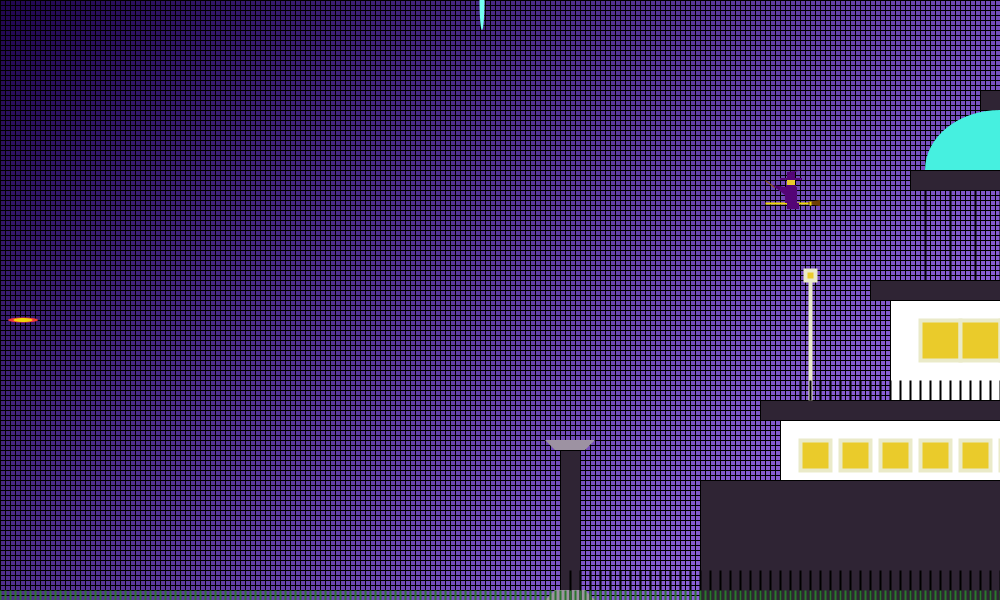
Frame 1 (no input)
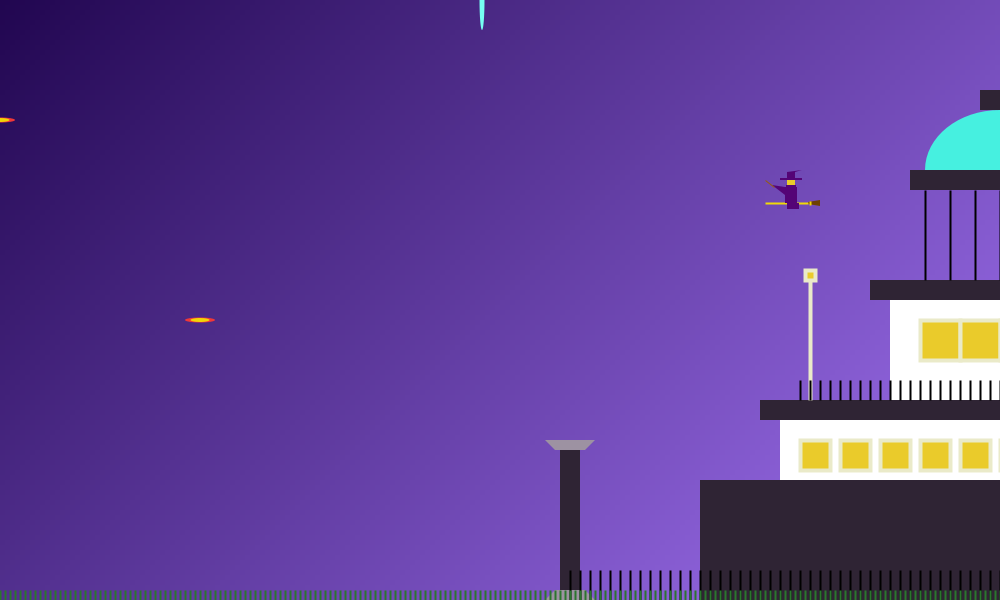
Frame 60 (the mouse pressed at the canvas centre just before this capture)
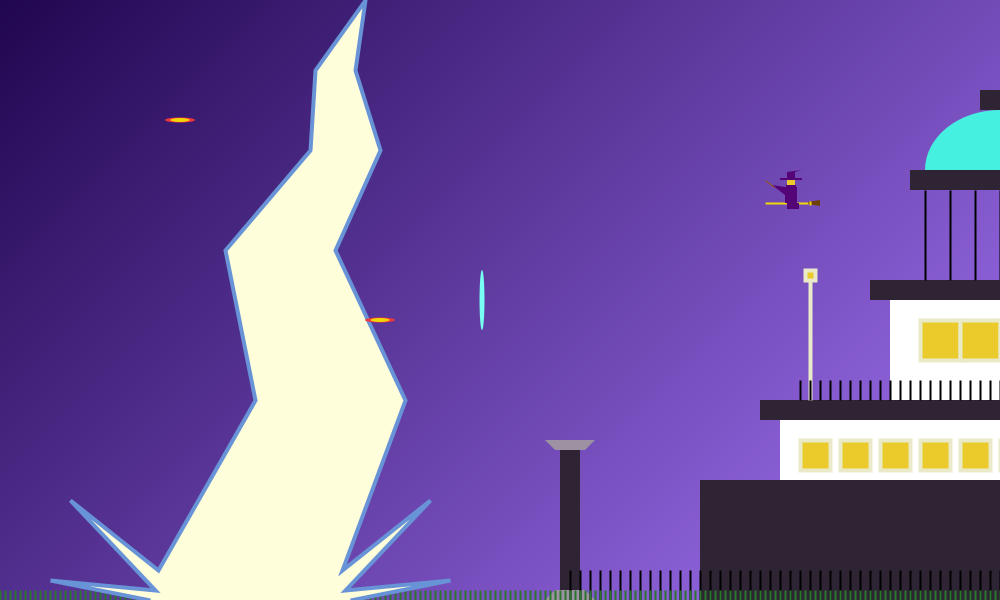
Frame 120 (the mouse held since frame 60 and released just before this capture)

The Processing sketch that drew these frames (run headless with seeded random() and noise(); from frame 60 on, the mouse is pressed at the canvas centre):

// Processing sketch: NBAZUZU6
// ── NBAZUZU6.pde
int radius =20;
float x = radius;
float xx = radius-200;
float xxx= radius-400;
float xxxx = radius-600;
float xxxxx = radius-800;
float speed  = 3;
float y = 320;
float yy = 120;
float yyy = 520;
float yyyy = 220;
float yyyyy = 420;
int count =0;
int ryo ;


void setup() {
  size(1000, 600);
  textSize(100);
  textAlign(CENTER);
  count = 0;
}


void draw() {

  if (ryo == 1) {
    gameOver();
  } else {
    gamePlay();
  }
}

void gamePlay() {

  color c1 =color(#210650);
  color c2 =color(#A475F7);
  for (float g1 = 0; g1<width; g1 +=5) {
    for (float g2 = 0; g2<height; g2 +=5) {
      color c3 =lerpColor(c1, c2, (g1+g2)/(width + height));
      fill(c3);
      rect(g1, g2, 5, 5);
    }
  }


  fill(#2F2434);
  rect(560, 450, 20, 150);
  rect(700, 480, 300, 120);
  fill(255);
  rect(780, 420, 220, 60);
  fill(#2F2434);
  rect(760, 400, 240, 20);
  fill(255);
  rect(890, 300, 120, 100);
  fill(#2F2434);
  rect(870, 280, 130, 20);
  fill(#2F2434);
  rect(910, 170, 90, 20);
  fill(#2F2434);
  rect(980, 90, 20, 20);
  noStroke();
  fill(#6F4003);
  quad(808, 204, 808, 202, 820, 200, 820, 206);
  strokeWeight(4);
  strokeCap(SQUARE);
  fill(#46F0E0);
  arc(width, 170, 150, 120, PI, TWO_PI);
  stroke(#F0D907);
  strokeWeight(2);
  line(765, 203, 808, 203);
  line(810, 201, 810, 205);
  noStroke();
  fill(#9D92A2);
  quad(555, 450, 545, 440, 595, 440, 585, 450);
  quad(555, 590, 545, 600, 595, 600, 585, 590);
  fill(#540476);
  beginShape();
  vertex(780, 180);
  vertex(780, 178);
  vertex(787, 178);
  vertex(787, 172);
  vertex(802, 170);
  vertex(795, 172);
  vertex(795, 178);
  vertex(802, 178);
  vertex(802, 180);
  endShape(CLOSE);
  rect(786, 185, 10, 2);
  rect(785, 187, 12, 16);
  rect(787, 203, 12, 6);
  triangle(785, 187, 772, 185, 785, 195);
  stroke(#955B0E);
  strokeWeight(1);
  line(765, 180, 774, 187);
  noStroke();
  fill(#EACB2B);
  rect(787, 180, 8, 5);
  stroke(#EAEAC9);
  strokeWeight(4);
  line(810, 280, 810, 400);
  fill(#EACB2B);
  rect(805, 270, 10, 10);
  for (int d =920; d <=1000; d+=40) {
    rect(d, 320, 40, 40);
  }
  for (int e =800; e<=1000; e+=40) {
    rect(e, 440, 30, 30);
  }
  stroke(0);
  strokeWeight(2);
  for (int a =925; a <=1000; a += 25) {
    line(a, 190, a, 280);
  }
  for (int b = 570; b<=1000; b +=10) {
    line(b, 570, b, height);
  }
  for (int c =800; c <=1000; c +=10) {
    line(c, 380, c, 400);
  }
  stroke(#2B762E);
  strokeWeight(2);
  for (int kusa = 0; kusa<=1000; kusa += 5) {
    line(kusa, 590, kusa, height);
  }

  noStroke();
  fill(#F0EAB5, 80);
  fill(#76FFF2);
  ellipse(482, mouseY, radius-15, radius+40);
  fill(#76FFF2);

  if (mousePressed) {
    stroke(#6893D6);
    strokeWeight(4);
    fill(#FFFEDB);
    beginShape();
    vertex(350, 600);
    vertex(450, 580);
    vertex(345, 590);
    vertex(430, 500);
    vertex(342, 570);
    vertex(405, 400);
    vertex(335, 250);
    vertex(380, 150);
    vertex(355, 70);
    vertex(365, 0);
    vertex(315, 70);
    vertex(310, 150);
    vertex(225, 250);
    vertex(255, 400);
    vertex(158, 570);
    vertex(70, 500);
    vertex(155, 590);
    vertex(50, 580);
    vertex(150, 600);
    endShape();
  }

  noStroke();

  x += speed;
  if (x>450+radius && mouseY > y-radius-10 && mouseY <y+radius+10 ) {
    x=-radius-500;
    count = count + 1;
    speed += 0.3;
    y+=50;
    if (y>600) {
      y=20;
    }
  }


  fill(#F03838);
  ellipse(x, y, radius+10, radius-15);
  fill(#F0D507);
  ellipse(x, y, radius-1, radius-16);

  xx += speed;
  if (xx>450+radius && mouseY > yy-radius-10 && mouseY <yy+radius+10 ) {
    xx=-radius-500;
    count = count + 1;
    speed += 0.2;
    yy+=100;
    if (yy>600) {
      yy=20;
    }
  }

  fill(#F03838);
  ellipse(xx, yy, radius+10, radius-15);
  fill(#F0D507);
  ellipse(xx, yy, radius-1, radius-16);

  xxx += speed;
  if (xxx>450+radius && mouseY > yyy-radius-10 && mouseY <yyy+radius+10 ) {
    xxx=-radius-500;
    count = count + 1;
    speed += 0.2;
    yyy+=100;
    if (yyy>600) {
      yyy=20;
    }
  }

  fill(#F03838);
  ellipse(xxx, yyy, radius+10, radius-15);
  fill(#F0D507);
  ellipse(xxx, yyy, radius-1, radius-16);

  xxxx += speed;
  if (xxxx>450+radius && mouseY > yyyy-radius-10 && mouseY <yyyy+radius+10 ) {
    xxxx=-radius-500;
    count = count + 1;
    speed += 0.1;
    yyyy+=100;
    if (yyyy>600) {
      yyyy=20;
    }
  }

  fill(#F03838);
  ellipse(xxxx, yyyy, radius+10, radius-15);
  fill(#F0D507);
  ellipse(xxxx, yyyy, radius-1, radius-16);

  xxxxx += speed;
  if (xxxxx>450+radius && mouseY > yyyyy-radius-10 && mouseY <yyyyy+radius+10 ) {
    xxxxx=-radius-500;
    count = count + 1;
    speed += 0.3;
    yyyyy+=100;
    if (yyyyy>600) {
      yyyyy=20;
    }
  }

  fill(#F03838);
  ellipse(xxxxx, yyyyy, radius+10, radius-15);
  fill(#F0D507);
  ellipse(xxxxx, yyyyy, radius-1, radius-16);



  if (x>500+radius ) {
    ryo=1;
  }
  if (xx>500+radius ) {
    ryo=1;
  }
  if (xxx>500+radius ) {
    ryo=1;
  }
  if (xxxx>500+radius ) {
    ryo=1;
  }
  if (xxxxx>500+radius ) {
    ryo=1;
  }
}
void gameOver() {
  fill(0);
  rect(0, 0, 1000, 600);
  fill(#76FFF2);
  text("GAME OVER", 500, 300);
  text(count, 500, 400);
}
